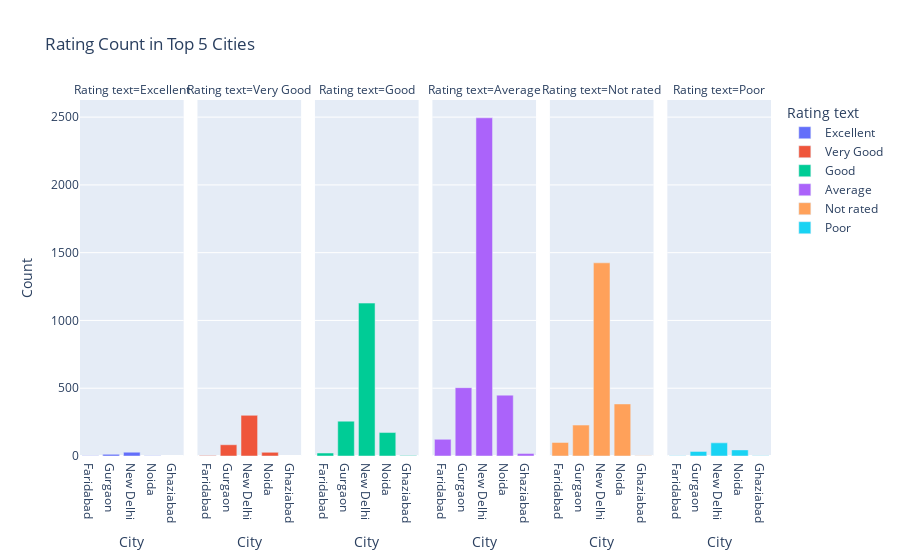

The notebook cell this image was saved under:
### Code cell
#6 Rating Count in Top 5 Cities

# Assuming your dataframe is named 'df'
# Replace 'df' with your actual dataframe name if different

# Filter out the top 5 cities
top_cities = zomato_data['City'].value_counts().head(5).index.tolist()

# Filter the dataframe for the top 5 cities
top_cities_df = zomato_data[zomato_data['City'].isin(top_cities)]

# Count the ratings based on rating text for each city
rating_counts = top_cities_df.groupby(['City', 'Rating text']).size().reset_index(name='Count')

# Plot the bar chart with facets for each rating
fig = px.bar(rating_counts, x='City', y='Count', color='Rating text', 
             facet_col='Rating text', title='Rating Count in Top 5 Cities',
             category_orders={'Rating text': ['Excellent', 'Very Good', 'Good', 'Average', 'Not rated']})
fig.show()

### Figure 1 — Plotly figure (JSON) as saved in the notebook; plotly's stock layout.template omitted (floating-point values rounded to 4 significant figures)
{"data": [{"alignmentgroup": "True", "hovertemplate": "Rating text=Excellent<br>City=%{x}<br>Count=%{y}<extra></extra>", "legendgroup": "Excellent", "marker": {"color": "#636efa", "pattern": {"shape": ""}}, "name": "Excellent", "offsetgroup": "Excellent", "orientation": "v", "showlegend": true, "textposition": "auto", "type": "bar", "x": ["Faridabad", "Gurgaon", "New Delhi", "Noida"], "xaxis": "x", "y": [1, 12, 28, 2], "yaxis": "y"}, {"alignmentgroup": "True", "hovertemplate": "Rating text=Very Good<br>City=%{x}<br>Count=%{y}<extra></extra>", "legendgroup": "Very Good", "marker": {"color": "#EF553B", "pattern": {"shape": ""}}, "name": "Very Good", "offsetgroup": "Very Good", "orientation": "v", "showlegend": true, "textposition": "auto", "type": "bar", "x": ["Faridabad", "Gurgaon", "New Delhi", "Noida"], "xaxis": "x2", "y": [3, 83, 300, 27], "yaxis": "y2"}, {"alignmentgroup": "True", "hovertemplate": "Rating text=Good<br>City=%{x}<br>Count=%{y}<extra></extra>", "legendgroup": "Good", "marker": {"color": "#00cc96", "pattern": {"shape": ""}}, "name": "Good", "offsetgroup": "Good", "orientation": "v", "showlegend": true, "textposition": "auto", "type": "bar", "x": ["Faridabad", "Ghaziabad", "Gurgaon", "New Delhi", "Noida"], "xaxis": "x3", "y": [22, 4, 257, 1128, 173], "yaxis": "y3"}, {"alignmentgroup": "True", "hovertemplate": "Rating text=Average<br>City=%{x}<br>Count=%{y}<extra></extra>", "legendgroup": "Average", "marker": {"color": "#ab63fa", "pattern": {"shape": ""}}, "name": "Average", "offsetgroup": "Average", "orientation": "v", "showlegend": true, "textposition": "auto", "type": "bar", "x": ["Faridabad", "Ghaziabad", "Gurgaon", "New Delhi", "Noida"], "xaxis": "x4", "y": [123, 18, 504, 2495, 449], "yaxis": "y4"}, {"alignmentgroup": "True", "hovertemplate": "Rating text=Not rated<br>City=%{x}<br>Count=%{y}<extra></extra>", "legendgroup": "Not rated", "marker": {"color": "#FFA15A", "pattern": {"shape": ""}}, "name": "Not rated", "offsetgroup": "Not rated", "orientation": "v", "showlegend": true, "textposition": "auto", "type": "bar", "x": ["Faridabad", "Ghaziabad", "Gurgaon", "New Delhi", "Noida"], "xaxis": "x5", "y": [100, 2, 228, 1425, 384], "yaxis": "y5"}, {"alignmentgroup": "True", "hovertemplate": "Rating text=Poor<br>City=%{x}<br>Count=%{y}<extra></extra>", "legendgroup": "Poor", "marker": {"color": "#19d3f3", "pattern": {"shape": ""}}, "name": "Poor", "offsetgroup": "Poor", "orientation": "v", "showlegend": true, "textposition": "auto", "type": "bar", "x": ["Faridabad", "Ghaziabad", "Gurgaon", "New Delhi", "Noida"], "xaxis": "x6", "y": [2, 1, 34, 97, 45], "yaxis": "y6"}], "layout": {"annotations": [{"font": {}, "showarrow": false, "text": "Rating text=Excellent", "x": 0.075, "xanchor": "center", "xref": "paper", "y": 1, "yanchor": "bottom", "yref": "paper"}, {"font": {}, "showarrow": false, "text": "Rating text=Very Good", "x": 0.245, "xanchor": "center", "xref": "paper", "y": 1, "yanchor": "bottom", "yref": "paper"}, {"font": {}, "showarrow": false, "text": "Rating text=Good", "x": 0.415, "xanchor": "center", "xref": "paper", "y": 1, "yanchor": "bottom", "yref": "paper"}, {"font": {}, "showarrow": false, "text": "Rating text=Average", "x": 0.585, "xanchor": "center", "xref": "paper", "y": 1, "yanchor": "bottom", "yref": "paper"}, {"font": {}, "showarrow": false, "text": "Rating text=Not rated", "x": 0.755, "xanchor": "center", "xref": "paper", "y": 1, "yanchor": "bottom", "yref": "paper"}, {"font": {}, "showarrow": false, "text": "Rating text=Poor", "x": 0.925, "xanchor": "center", "xref": "paper", "y": 1, "yanchor": "bottom", "yref": "paper"}], "barmode": "relative", "legend": {"title": {"text": "Rating text"}, "tracegroupgap": 0}, "title": {"text": "Rating Count in Top 5 Cities"}, "xaxis": {"anchor": "y", "domain": [0, 0.15], "title": {"text": "City"}}, "xaxis2": {"anchor": "y2", "domain": [0.17, 0.32], "matches": "x", "title": {"text": "City"}}, "xaxis3": {"anchor": "y3", "domain": [0.34, 0.49], "matches": "x", "title": {"text": "City"}}, "xaxis4": {"anchor": "y4", "domain": [0.51, 0.66], "matches": "x", "title": {"text": "City"}}, "xaxis5": {"anchor": "y5", "domain": [0.68, 0.83], "matches": "x", "title": {"text": "City"}}, "xaxis6": {"anchor": "y6", "domain": [0.85, 1], "matches": "x", "title": {"text": "City"}}, "yaxis": {"anchor": "x", "domain": [0, 1], "title": {"text": "Count"}}, "yaxis2": {"anchor": "x2", "domain": [0, 1], "matches": "y", "showticklabels": false}, "yaxis3": {"anchor": "x3", "domain": [0, 1], "matches": "y", "showticklabels": false}, "yaxis4": {"anchor": "x4", "domain": [0, 1], "matches": "y", "showticklabels": false}, "yaxis5": {"anchor": "x5", "domain": [0, 1], "matches": "y", "showticklabels": false}, "yaxis6": {"anchor": "x6", "domain": [0, 1], "matches": "y", "showticklabels": false}}}
